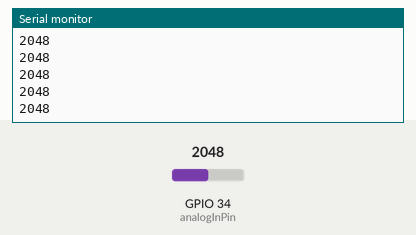
A sketch run on a simulated ESP32. Parts: the last lines printed to the serial monitor. The inputs (shaded band) are chosen by the test bench; at power-on: GPIO 34 (analogInPin) = 2048. WiFi joins after 1.5 s; servers stay silent unless stated; uploads are accepted with an empty reply.

Above: at 3.2 s.
3.3 s: GPIO 34 (analogInPin) set to 2866
At 3.6 s:
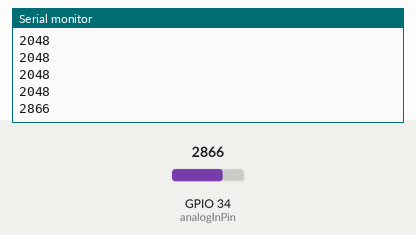
4.8 s: GPIO 34 (analogInPin) set to 3603
At 4.83 s:
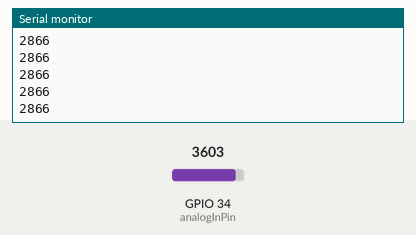
Timing chart, 0 to 7.8 s (numbered marks = the images above; inputs shaded):
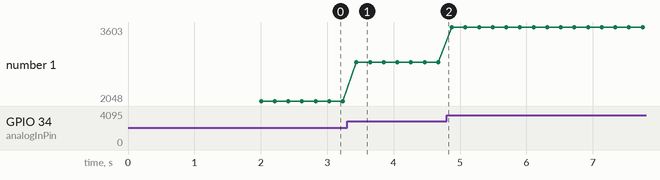

Measured:
- after the input at 3.3 s, the serial monitor: prints a new line after 0.14 s (image 1)
- plotted number 1: 2048 → 2866 after the input at 3.3 s, 2866 → 3603 after the input at 4.8 s

The sketch:

w15.ino
```cpp
#include <WiFi.h>
#include <HTTPClient.h>

const char* ssid = "6412";
const char* password = "20020920";
const char* serverUrl = "http://192.168.1.101/save_data.php";
const int analogInPin = 34;  // 定義可變電阻連接到的腳位

void setup() {
  Serial.begin(115200);

  // Connect to Wi-Fi network
  WiFi.begin(ssid, password);
  while (WiFi.status() != WL_CONNECTED) {
    delay(1000);
    Serial.println("Connecting to WiFi...");
  }
  Serial.println("Connected to WiFi");
}

void loop() {

  // Pass the sensor value as a POST parameter
  int sensorValue = analogRead(analogInPin);  // Read the value of the variable resistor
  Serial.println(String(sensorValue));

   // 创建HTTPClient对象
  HTTPClient http;

  // 添加要发送的数据
  String postData = "value=" + String(sensorValue);

  // 发送POST请求
  http.begin(serverUrl);
  http.addHeader("Content-Type", "application/x-www-form-urlencoded");
  int httpResponseCode = http.POST(postData);

  if (httpResponseCode > 0) {
    String response = http.getString();

  } else {
    Serial.print("Error code: ");
    Serial.println(httpResponseCode);
  }

  http.end();


  delay(5);


}
```
